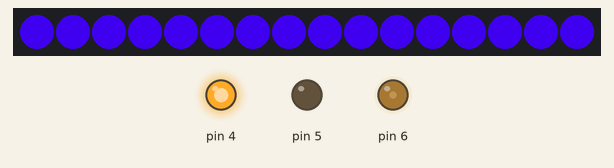
This sketch was run on a simulated Arduino Uno, built with avr-gcc and run on an emulated ATmega328P. Parts: 16 RGB LEDs in strip order, left to right, output pins drawn as LEDs (lit = HIGH). Dim RGB values are drawn brighter than linear; random numbers use the default seed unless the sketch sets one; the audio player accepts every command and is not drawn; what the sketch prints to the serial monitor is not drawn.

Above: at 1.61 s.
At 3.42 s:
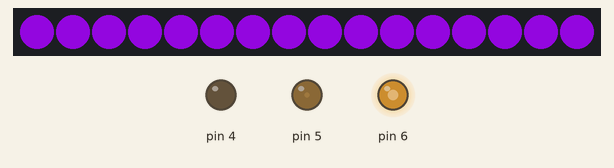
At 5.37 s:
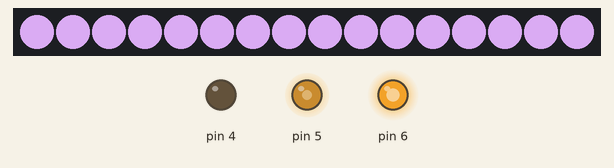
At 17.76 s:
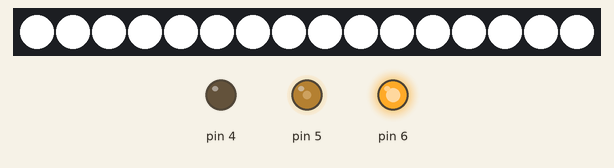
At 24.69 s:
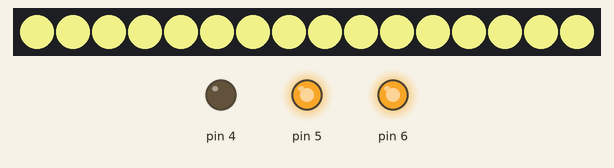
At 34.05 s:
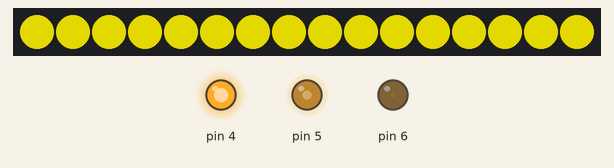
Timing chart, 0 to 40.0 s (numbered marks = the images above):
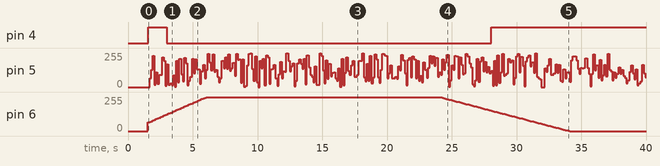

The sketch:

presepe_completo.ino
```cpp
/**
 * Gestisce un LED in PWM per simulare alba e tramonto
 * accende le luci delle case
 * simula un fuoco
 *
 * sole: pwm pin 5
 * case: pin 4
 * fuoco: pwm pin 6
 *
 * con mp3 player (dfminiplayer)
 * collegato sui pin:
 * 10 rx <- tx player
 * 11 tx -> rx player
 *
 *  neopixel su pin 7
 */
#include <FastLED.h>
#define NUM_LEDS 16
CRGB leds[NUM_LEDS];
int h = 0;
int s = 255;

#include "Arduino.h"
#include "SoftwareSerial.h"
#include "DFRobotDFPlayerMini.h"
SoftwareSerial sSerial(10, 11); // RX, TX
DFRobotDFPlayerMini myDFPlayer;
int trid = 0;
#define MAXTRACKS 4
int tracks[] = {1,3,5,7};

void setup() {
  pinMode(4, OUTPUT);
  pinMode(5, OUTPUT);
  pinMode(6, OUTPUT);

  FastLED.addLeds<WS2812, 7, GRB>(leds, NUM_LEDS);
  fill_solid(leds, NUM_LEDS, CRGB::Black);
  FastLED.show();

  randomSeed(analogRead(A0));
  Serial.begin(9600);

  sSerial.begin(9600);
  while (!sSerial) delay(1);
  Serial.println(F("Presepe V2.0"));

  if (!myDFPlayer.begin(sSerial)) {
    Serial.println(F("Error"));
    while(true);
  }
  Serial.println(F("ready!"));
  myDFPlayer.volume(30);

  delay(1000);
  myDFPlayer.play(tracks[0]);
  trid++;
}

unsigned long tc, t1, t2;

void loop() {
  tc = millis();
  if ((tc - t1) > 60000) {
    //Serial.print("t1: ");
    //Serial.println(t1);
    t1 = millis();
  }

  if ((tc - t2) > 100) {

    //alba
    taskPwm(6, tc-t1, 0, 6000, 0, 255);
    //giorno
    taskPin(6, tc-t1, 6000, 24000, HIGH);
    //tramonto
    taskPwm(6, tc-t1, 24000, 34000, 255, 0);
    //notte
    taskPin(6, tc-t1, 34000, 60000, LOW);

    //neopixel
    //alba
    taskNPAlba1(tc-t1, 0, 3000);
    taskNPAlba2(tc-t1, 3000, 6000);
    //giorno
    taskNPGiorno(tc-t1, 6000, 24000);
    //tramonto
    taskNPTramonto1(tc-t1, 24000, 26000);
    taskNPTramonto2(tc-t1, 26000, 29000);
    taskNPTramonto3(tc-t1, 29000, 34000);
    //notte
    taskNPNotte(tc-t1, 34000, 60000);

    //accende e spegne le case
    taskPin(4, tc-t1, 0, 3000, HIGH);
    taskPin(4, tc-t1, 3000, 28000, LOW);
    taskPin(4, tc-t1, 28000, 60000, HIGH);

    //il fuoco
    fuoco(5);

    //musica
    music();

    //Serial.println(tc-t1);
    t2 = millis();
  }
}

void taskPwm(int pin, unsigned long t, unsigned long t1, unsigned long t2, int l1, int l2){
  if (t >= t1 && t < t2) {
    int pwm = map(t-t1, 0, t2-t1, l1, l2);
    analogWrite(pin, pwm);
  }
}

void taskPin(int pin, unsigned long t, unsigned long t1, unsigned long t2, int stato){
  if (t >= t1 && t < t2) {
    digitalWrite(pin, stato);
  }
}

void fuoco(int pin){
  analogWrite(pin, random(256));
}

void music() {
  //suona una dopo l'altra le tracce presenti sulla sdcard
  int st = myDFPlayer.readState();
  //Serial.println(st);
  //513 è in play
  //512 ha finito
  if ( (st == 512)) {
    //ha terminato
    myDFPlayer.play(tracks[trid]);
    Serial.print("track: ");
    Serial.println(tracks[trid]);
    trid++;
    if (trid >= MAXTRACKS) trid = 0;
  } else if (st == 513) {
    //playing...
  }
}


void taskNPAlba1(unsigned long t, unsigned long t1, unsigned long t2){
  if (t >= t1 && t < t2) {
    h = map(t-t1, 0, t2-t1, 160, 200);
    fill_solid(leds, NUM_LEDS, CHSV(h, s, 255));
    FastLED.show();
  }
}
void taskNPAlba2(unsigned long t, unsigned long t1, unsigned long t2){
  if (t >= t1 && t < t2) {
    s = map(t-t1, 0, t2-t1, 255, 0);
    fill_solid(leds, NUM_LEDS, CHSV(h, s, 255));
    FastLED.show();
  }
}
void taskNPGiorno(unsigned long t, unsigned long t1, unsigned long t2){
  if (t >= t1 && t < t2) {
    h = 64; //giallo
    s = 0;
    fill_solid(leds, NUM_LEDS, CRGB::White);
    FastLED.show();
  }
}
void taskNPNotte(unsigned long t, unsigned long t1, unsigned long t2){
  if (t >= t1 && t < t2) {
    h = 160; //giallo
    fill_solid(leds, NUM_LEDS, CRGB::Blue);
    FastLED.show();
  }
}
void taskNPTramonto1(unsigned long t, unsigned long t1, unsigned long t2){
  if (t >= t1 && t < t2) {
    s = map(t-t1, 0, t2-t1, 0, 255);
    fill_solid(leds, NUM_LEDS, CHSV(h, s, 255));
    FastLED.show();
  }
}
void taskNPTramonto2(unsigned long t, unsigned long t1, unsigned long t2){
  if (t >= t1 && t < t2) {
    h = map(t-t1, 0, t2-t1, 64, 0);
    fill_solid(leds, NUM_LEDS, CHSV(h, s, 255));
    FastLED.show();
  }
}
void taskNPTramonto3(unsigned long t, unsigned long t1, unsigned long t2){
  if (t >= t1 && t < t2) {
    h = map(t-t1, 0, t2-t1, 255, 60);
    fill_solid(leds, NUM_LEDS, CHSV(h, s, 255));
    FastLED.show();
  }
}
```

Measured:
- by itself, pin 4: LOW → HIGH at 1.5 s, → LOW 1.5 s later, → HIGH 25.0 s later
- by itself, pin 5: 0/255 → 67/255 at 1.7 s, → 130/255 0.12 s later, → 234/255 0.12 s later, → 16/255 0.12 s later, … (312 changes in this stretch)
- by itself, pin 6: rises from 0/255 to 255/255 in 4.5 s, then falls to 0/255 in 28.1 s
